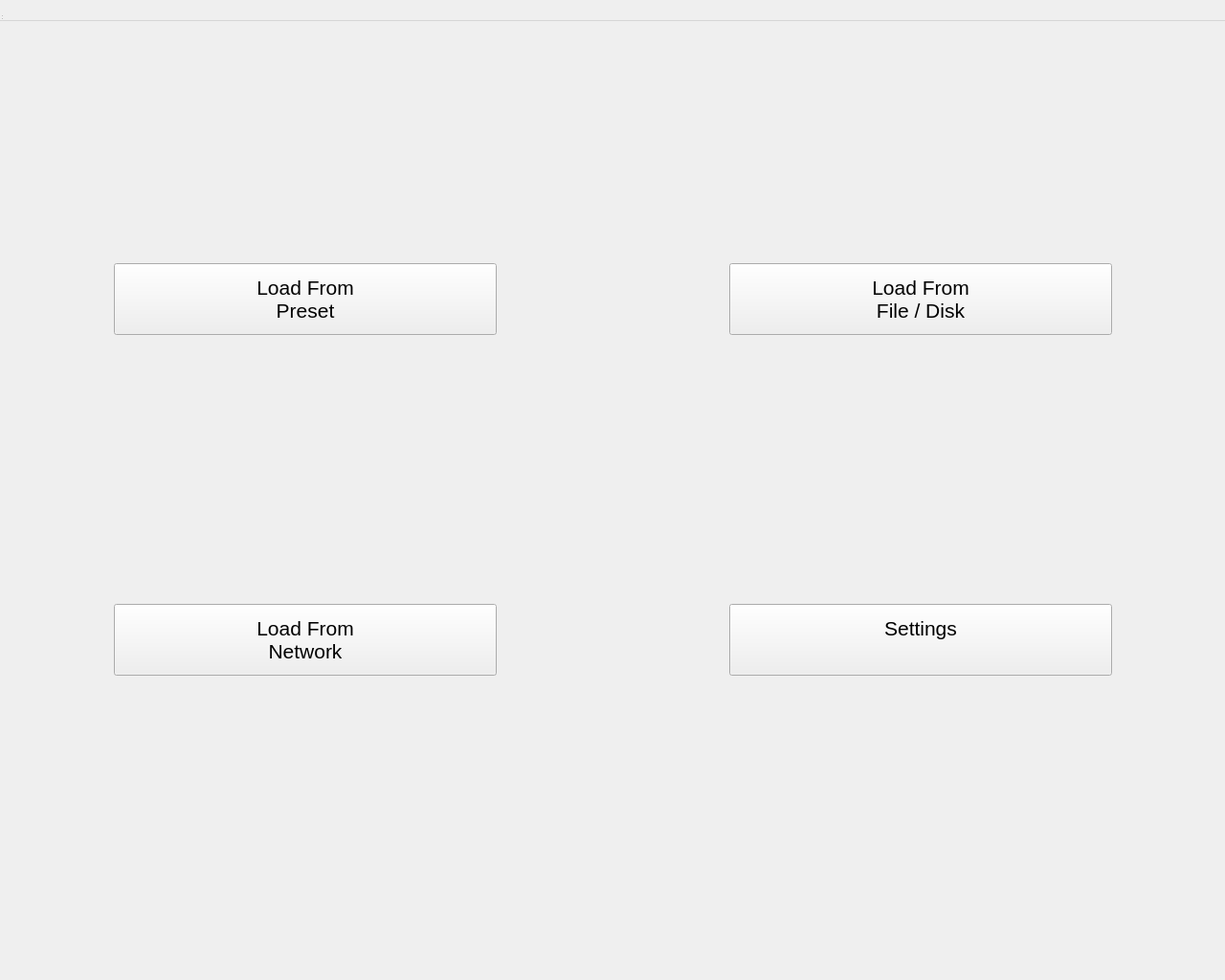
<?xml version="1.0" encoding="UTF-8"?>
<ui version="4.0">
 <class>MainWindow</class>
 <widget class="QWidget" name="MainWindow">
  <property name="geometry">
   <rect>
    <x>0</x>
    <y>0</y>
    <width>1280</width>
    <height>1024</height>
   </rect>
  </property>
  <property name="sizePolicy">
   <sizepolicy hsizetype="Fixed" vsizetype="Fixed">
    <horstretch>0</horstretch>
    <verstretch>0</verstretch>
   </sizepolicy>
  </property>
  <property name="minimumSize">
   <size>
    <width>1280</width>
    <height>1024</height>
   </size>
  </property>
  <property name="maximumSize">
   <size>
    <width>1280</width>
    <height>1024</height>
   </size>
  </property>
  <property name="windowTitle">
   <string>MainWindow</string>
  </property>
  <widget class="QWidget" name="centralwidget">
   <property name="enabled">
    <bool>true</bool>
   </property>
   <property name="sizePolicy">
    <sizepolicy hsizetype="Fixed" vsizetype="Fixed">
     <horstretch>0</horstretch>
     <verstretch>0</verstretch>
    </sizepolicy>
   </property>
   <property name="minimumSize">
    <size>
     <width>1280</width>
     <height>0</height>
    </size>
   </property>
   <widget class="QWidget" name="horizontalLayoutWidget">
    <property name="geometry">
     <rect>
      <x>0</x>
      <y>0</y>
      <width>1281</width>
      <height>981</height>
     </rect>
    </property>
    <layout class="QHBoxLayout" name="horizontalLayout">
     <item>
      <layout class="QVBoxLayout" name="verticalLayout_2">
       <item alignment="Qt::AlignHCenter">
        <widget class="QPushButton" name="presetButton">
         <property name="sizePolicy">
          <sizepolicy hsizetype="Fixed" vsizetype="Fixed">
           <horstretch>0</horstretch>
           <verstretch>0</verstretch>
          </sizepolicy>
         </property>
         <property name="minimumSize">
          <size>
           <width>400</width>
           <height>75</height>
          </size>
         </property>
         <property name="font">
          <font>
           <pointsize>16</pointsize>
          </font>
         </property>
         <property name="text">
          <string>Load From
Preset</string>
         </property>
         <property name="iconSize">
          <size>
           <width>16</width>
           <height>16</height>
          </size>
         </property>
         <property name="checkable">
          <bool>false</bool>
         </property>
         <property name="checked">
          <bool>false</bool>
         </property>
        </widget>
       </item>
       <item alignment="Qt::AlignHCenter">
        <widget class="QPushButton" name="networkButton">
         <property name="sizePolicy">
          <sizepolicy hsizetype="Fixed" vsizetype="Fixed">
           <horstretch>0</horstretch>
           <verstretch>0</verstretch>
          </sizepolicy>
         </property>
         <property name="minimumSize">
          <size>
           <width>400</width>
           <height>75</height>
          </size>
         </property>
         <property name="font">
          <font>
           <pointsize>16</pointsize>
          </font>
         </property>
         <property name="text">
          <string>Load From
Network</string>
         </property>
        </widget>
       </item>
      </layout>
     </item>
     <item>
      <layout class="QVBoxLayout" name="verticalLayout">
       <item alignment="Qt::AlignHCenter">
        <widget class="QPushButton" name="diskButton">
         <property name="sizePolicy">
          <sizepolicy hsizetype="Fixed" vsizetype="Fixed">
           <horstretch>0</horstretch>
           <verstretch>0</verstretch>
          </sizepolicy>
         </property>
         <property name="minimumSize">
          <size>
           <width>400</width>
           <height>75</height>
          </size>
         </property>
         <property name="font">
          <font>
           <pointsize>16</pointsize>
          </font>
         </property>
         <property name="text">
          <string>Load From
File / Disk</string>
         </property>
        </widget>
       </item>
       <item alignment="Qt::AlignHCenter">
        <widget class="QPushButton" name="settingsButton">
         <property name="sizePolicy">
          <sizepolicy hsizetype="Fixed" vsizetype="Fixed">
           <horstretch>0</horstretch>
           <verstretch>0</verstretch>
          </sizepolicy>
         </property>
         <property name="minimumSize">
          <size>
           <width>400</width>
           <height>75</height>
          </size>
         </property>
         <property name="font">
          <font>
           <pointsize>16</pointsize>
          </font>
         </property>
         <property name="text">
          <string>Settings
</string>
         </property>
        </widget>
       </item>
      </layout>
     </item>
    </layout>
   </widget>
  </widget>
  <widget class="QMenuBar" name="menubar">
   <property name="geometry">
    <rect>
     <x>0</x>
     <y>0</y>
     <width>1280</width>
     <height>22</height>
    </rect>
   </property>
  </widget>
  <widget class="QStatusBar" name="statusbar"/>
 </widget>
 <resources/>
 <connections/>
</ui>
